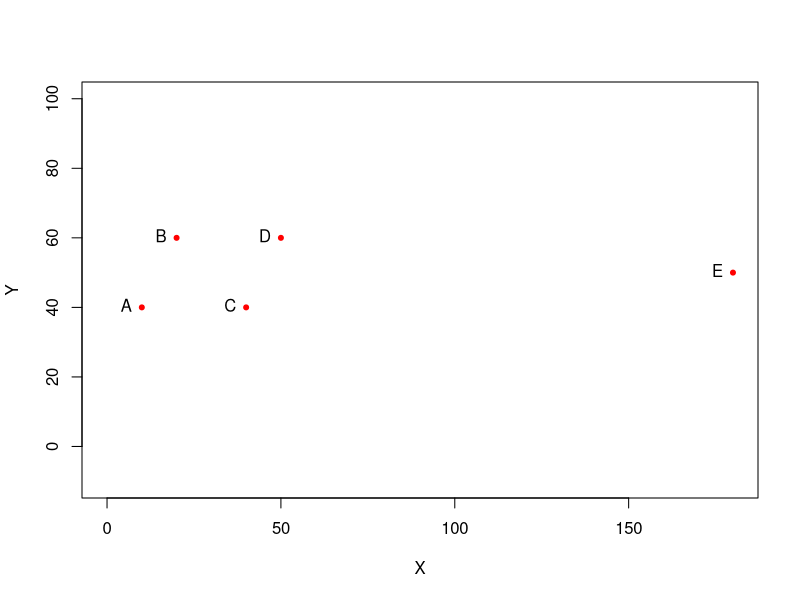
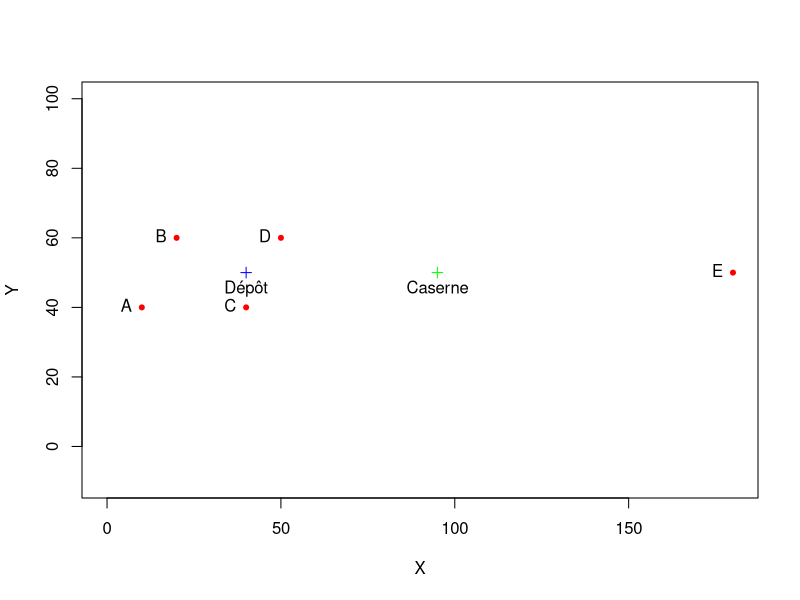

The R script that drew these images, in order:
########################
#####  Exo 1 ###########
########################

# (1) Saisie des variables
CODE <- c("A","B","C","D","E")
X <- c(10,20,40,50,180)
Y <- c(40,60,40,60,50)
coo <- data.frame(X,Y)
row.names(coo) <- CODE
coo

# (2) Affichage d'un graphique
plot(X,Y, 
     col="red", 
     pch=20, 
     xlim=c(0,180),
     ylim=c(0,90),
     asp = 1)
text(X,Y,
     labels = CODE, 
     pos = 2)

# (3) calcul la matrice de distance euclidienne
mat<-dist(coo, upper = T, method = "euclidean")
mat
apply(as.matrix(mat),1,mean)

# (4) calcul la matrice de distance de Manhattan
mat<-dist(coo, upper = T, method = "manhattan")
mat
apply(as.matrix(mat),1,mean)


# (5) calcul de la localisation la plus efficace
medX <- median(X)
medX
medY <- median(Y)
medY


# (6) calcul de la localisation la plus équitable
equX <- (max(X)+min(X))/2
equX
equY <- (max(Y)+min(Y))/2
equY

# (7) Graphique final

plot(X,Y, 
     col="red", 
     pch=20, 
     xlim=c(0,180),
     ylim=c(0,90),
     asp = 1)

text(X,Y,
     labels = CODE, 
     pos = 2)

points(medX, medY, col="blue", pch=3)
text(medX,medY, "Dépôt",pos=1)

points(equX, equY, col="green", pch=3)
text(equX,equY, "Caserne",pos=1)